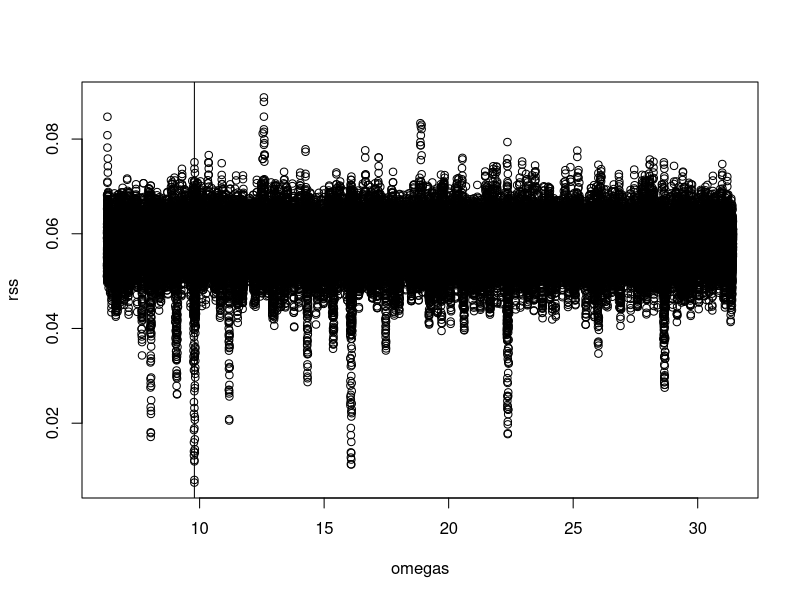

Recreate this plot in R. (Note: this script raises an error after producing the figure.)
## this demo shows how sinusoidal
## period estimation algorithms work
## by James Long

rm(list=ls())

construct_design <- function(w,K,t){
    predesign <- w*outer(t,1:K)
    return(cbind(1,cos(predesign),sin(predesign)))
}

get_freqs <-function(period_min,period_max,freq_del = 0.1/4000){
    freq_max <- 1/period_min
    freq_min <- 1/period_max
    return(2 * pi * seq(freq_min, freq_max, freq_del))
}

compute_params <- function(w,K,mag,weights,X){
    B <- t(X) %*% (X * weights)
    d <- t(X) %*% (mag * weights)
    return(solve(B,d))
}   

compute_rss <- function(w,K,lc){
    X <- construct_design(w,K,lc[,1])
    beta <- compute_params(w,K,lc[,2],lc[,3]^{-2},X)
    r <- (lc[,2] - X%*%beta)
    return(sum(lc[,3] * (r^2)))
}


## lc should be matrix or dataframe with 3 columns
## (times,magnitudes,errors)
lc <- read.table("AllLCs/LC_4099.dat")
K <- 2 ## try other K as well
period_min <- 0.2 ## since this is a cepheid, should have period in [1,100]
period_max <- 1
omegas <- get_freqs(period_min,period_max,.1/diff(range(lc[,1])))

bands <- unique(lc[,2])
bands <- sort(as.character(bands))
lcs <- list()
for(ii in 1:length(bands)){
    lcs[[ii]] <- lc[lc[,2]==bands[ii],c(1,3,4)]
}
names(lcs) <- bands

rss <- vapply(lcs,function(x){vapply(omegas,compute_rss,c(0),K,x)},rep(0,length(omegas)))
rss <- rowSums(rss)
plot(omegas,rss)
abline(v=omegas[which.min(rss)])

## the omega estimate is the omega with the lowest rss 
p_est <- (2*pi)/omegas[which.min(rss)]
## sometimes you can visually confirm period
par(mar=c(5,5,1,1))


xlim <- range(lc[,1])
ylim <- range(lc[,3])
pdf("../figs/rrlyrae_nomodel_fit.pdf",height=6,width=12)
plot(0,0,xlim=xlim,ylim=rev(ylim),xaxs='i',xlab="Time",ylab="Magnitude",cex.lab=1.5)
for(ii in 1:length(bands)){
    segments(lcs[[ii]][,1],lcs[[ii]][,2]-lcs[[ii]][,3],lcs[[ii]][,1],lcs[[ii]][,2]+lcs[[ii]][,3],col='grey')
    points(lcs[[ii]][,1],lcs[[ii]][,2],ylim=rev(range(lc[,3])),col=ii,pch=ii)
}
nband <- length(bands)
legend("bottomleft",paste0(bands," Band"),col=1:nband,pch=1:nband,cex=1.3)
dev.off()

## draw model on plot
xlim <- c(0,1)
ylim <- range(lc[,3])
pdf("../figs/rrlyrae_model_fit.pdf",height=6,width=12)
plot(0,0,xlim=xlim,ylim=rev(ylim),xaxs='i',xlab=paste0("Phase (period=",round(p_est,2),")"),ylab="Magnitude",cex.lab=1.5)
for(ii in 1:length(bands)){
    points((lcs[[ii]][,1]%%p_est)/p_est,lcs[[ii]][,2],col=ii,pch=ii)
    X <- construct_design(2*pi/p_est,K,lcs[[ii]][,1])
    beta <- compute_params(2*pi/p_est,K,lcs[[ii]][,2],lcs[[ii]][,3]^2,X)
    t <- (lcs[[ii]][,1] %% p_est)/p_est
    m <- X%*%beta
    m <- m[order(t)]
    t <- t[order(t)]
    points(t,m,col=ii,lty=ii,pch=19,type='l')
}
legend("bottomleft",paste0(bands," Band"),col=1:nband,pch=1:nband,cex=1.3)
dev.off()



